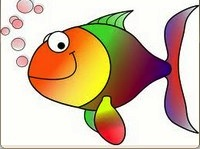
//> input picture happy.jpg, 200 x 149 px
$ ./main   (built with g++ and OpenCV 4)
//> lines starting //> are read from the running program, lines starting //| are printed output that depends on the picture
//
//  main.cpp
//  xcode.opencv.core
//
//  Created by Junior on 20/12/16.
//  Copyright © 2016 House. All rights reserved.
//

#include <iostream>
#include "opencv2/core/core.hpp"
#include "opencv2/highgui/highgui.hpp"
#include "opencv2/imgproc/imgproc.hpp"

using namespace std;
using namespace cv;

int main(int argc, const char * argv[]) {
    cout << "Hello, World!\n";

    Mat image = imread("/Users/junior/WorkSpace/xcode.opencv.core/happy.jpg");
//> image is the input picture: 149 rows x 200 cols, CV_8UC3; mean B, G, R 163.2, 187.5, 211

    if(!image.data){
        cout <<  "Could not open or find the image" << endl ;
        return -1;
    }

    namedWindow("hola", WINDOW_AUTOSIZE);
    imshow("hola", image);

    // Video Capture

    VideoCapture cap(0);
    if(!cap.isOpened()) return -1;

    Mat frame, edges;
    namedWindow("edges",1);
    for(;;)
    {
        cap >> frame;
        cvtColor(frame, edges, CV_BGR2GRAY);
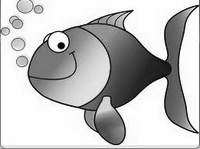
//> edges: 149 rows x 200 cols, CV_8UC1; min 0, max 255, mean 191.8
        GaussianBlur(edges, edges, Size(7,7), 1.5, 1.5);
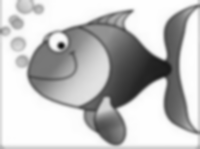
//> edges: 149 rows x 200 cols, CV_8UC1; min 16, max 254, mean 192.5
        Canny(edges, edges, 0, 30, 3);
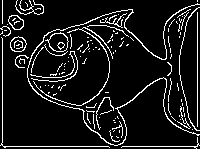
//> edges: 149 rows x 200 cols, CV_8UC1; 9.9% white in thin lines or dots
        imshow("edges", edges);
        if(waitKey(30) >= 0) break;
//> the Esc key is pressed
    }

    return 0;
}
